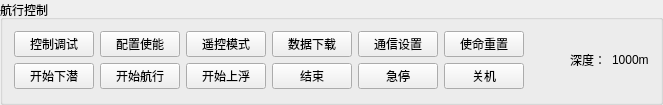
       <widget class="QGroupBox" name="grpNavigationCtrl">
        <property name="minimumSize">
         <size>
          <width>0</width>
          <height>105</height>
         </size>
        </property>
        <property name="title">
         <string>航行控制</string>
        </property>
        <layout class="QGridLayout" name="gridLayout">
         <item row="0" column="6" rowspan="2">
          <layout class="QHBoxLayout" name="horizontalLayout_25">
           <item>
            <spacer name="horizontalSpacer">
             <property name="orientation">
              <enum>Qt::Horizontal</enum>
             </property>
             <property name="sizeType">
              <enum>QSizePolicy::Fixed</enum>
             </property>
             <property name="sizeHint" stdset="0">
              <size>
               <width>40</width>
               <height>20</height>
              </size>
             </property>
            </spacer>
           </item>
           <item>
            <widget class="QLabel" name="label_60">
             <property name="text">
              <string>深度：</string>
             </property>
            </widget>
           </item>
           <item>
            <widget class="QLabel" name="lblDepthDisplay">
             <property name="text">
              <string>1000m</string>
             </property>
            </widget>
           </item>
          </layout>
         </item>
         <item row="0" column="1">
          <widget class="QPushButton" name="btnEnableConfig">
           <property name="text">
            <string>配置使能</string>
           </property>
          </widget>
         </item>
         <item row="1" column="3">
          <widget class="QPushButton" name="btnStop">
           <property name="text">
            <string>结束</string>
           </property>
          </widget>
         </item>
         <item row="1" column="2">
          <widget class="QPushButton" name="btnStartAscent">
           <property name="text">
            <string>开始上浮</string>
           </property>
          </widget>
         </item>
         <item row="1" column="5">
          <widget class="QPushButton" name="btnShutdown">
           <property name="text">
            <string>关机</string>
           </property>
          </widget>
         </item>
         <item row="0" column="2">
          <widget class="QPushButton" name="btnRemoteMode">
           <property name="text">
            <string>遥控模式</string>
           </property>
          </widget>
         </item>
         <item row="0" column="3">
          <widget class="QPushButton" name="btnDataDownload">
           <property name="text">
            <string>数据下载</string>
           </property>
          </widget>
         </item>
         <item row="0" column="4">
          <widget class="QPushButton" name="btnCommunicationSettinng">
           <property name="text">
            <string>通信设置</string>
           </property>
          </widget>
         </item>
         <item row="1" column="4">
          <widget class="QPushButton" name="btnEmergencyStop">
           <property name="text">
            <string>急停</string>
           </property>
          </widget>
         </item>
         <item row="1" column="1">
          <widget class="QPushButton" name="btnStartSail">
           <property name="text">
            <string>开始航行</string>
           </property>
          </widget>
         </item>
         <item row="0" column="0">
          <widget class="QPushButton" name="btnControlParamDebug">
           <property name="text">
            <string>控制调试</string>
           </property>
          </widget>
         </item>
         <item row="0" column="5">
          <widget class="QPushButton" name="btnMissionReset">
           <property name="text">
            <string>使命重置</string>
           </property>
          </widget>
         </item>
         <item row="1" column="0">
          <widget class="QPushButton" name="btnStartDescent">
           <property name="text">
            <string>开始下潜</string>
           </property>
          </widget>
         </item>
        </layout>
       </widget>
